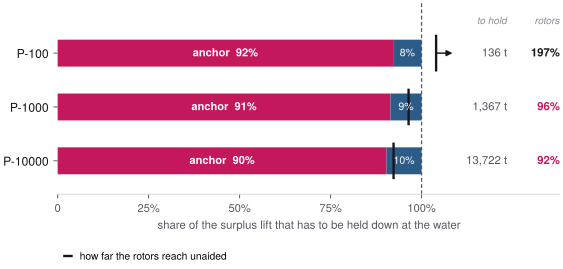

The script that drew this image:
#!/usr/bin/env python3
"""What holds a ship down at the water, as a fraction of what has to be held.

Absolute tonnes on a log axis hid the finding: 13,722 against 12,666 looks identical there,
and the whole point is that one is larger than the other. Normalised, the story is one glance
— the bar is the job, the blue tick is how far the rotors reach, and on two classes it stops
short of the end.
"""
import sys, pathlib
sys.path.insert(0, str(pathlib.Path(__file__).resolve().parent))
from _style import *          # noqa
import matplotlib.pyplot as plt

C = figures()['classes']
IDS = ['P100', 'P1000', 'P10000']
NAMES = {'P100': 'P-100', 'P1000': 'P-1000', 'P10000': 'P-10000'}

fig, ax = plt.subplots(figsize=(6.5, 2.5))
for row, cid in enumerate(IDS):
    d = C[cid]['descent']
    hold, rotor, bag = d['holdAtSourceT'], d['rotorCapT'], d['anchorT']
    y = -row
    bagf, rotf = bag / hold, (hold - bag) / hold
    ax.barh(y, bagf, height=0.5, color=ACCENT, edgecolor='none')
    ax.barh(y, rotf, left=bagf, height=0.5, color=COOL, edgecolor='none')
    ax.text(bagf / 2, y, f'anchor  {bagf*100:.0f}%', ha='center', va='center',
            fontsize=8.0, color='white', fontweight='bold')
    if rotf > 0.055:
        ax.text(bagf + rotf / 2, y, f'{rotf*100:.0f}%', ha='center', va='center',
                fontsize=7.6, color='white')
    # How far the rotors reach on their own. The P-100's marker would be at 197% and off the
    # axis, so it is clamped with an arrowhead — the number is in the right-hand column either
    # way, and a marker that leaves the plot is worse than one that says it did.
    reach = rotor / hold
    if reach <= 1.06:
        ax.plot([reach, reach], [y - 0.34, y + 0.34], color=INK, lw=1.7, solid_capstyle='butt')
    else:
        ax.plot([1.04, 1.04], [y - 0.34, y + 0.34], color=INK, lw=1.7, solid_capstyle='butt')
        ax.annotate('', xy=(1.085, y), xytext=(1.04, y),
                    arrowprops=dict(arrowstyle='-|>', color=INK, lw=1.1, shrinkA=0, shrinkB=0))
    ax.text(1.235, y, f'{hold:,.0f} t', va='center', ha='right', fontsize=8.2, color=MUTED)
    ax.text(1.38, y, f'{reach*100:.0f}%', va='center', ha='right', fontsize=8.2,
            color=INK if reach >= 1 else ACCENT, fontweight='bold')

ax.axvline(1.0, color=MUTED, lw=0.9, ls=(0, (3, 2)))
ax.plot([], [], color=INK, lw=1.7, label='how far the rotors reach unaided')
ax.legend(loc='lower left', bbox_to_anchor=(-0.005, -0.40), fontsize=7.4, handlelength=0.7)
ax.set_yticks([0, -1, -2]); ax.set_yticklabels([NAMES[i] for i in IDS], fontsize=8.8, color=INK)
ax.set_xlim(0, 1.38); ax.set_ylim(-2.62, 0.95)
ax.text(1.235, 0.50, 'to hold', ha='right', va='bottom', fontsize=7.2, color=FAINT,
        fontstyle='italic')
ax.text(1.38, 0.50, 'rotors', ha='right', va='bottom', fontsize=7.2, color=FAINT,
        fontstyle='italic')
ax.set_xticks([0, 0.25, 0.5, 0.75, 1.0])
ax.set_xticklabels(['0', '25%', '50%', '75%', '100%'])
ax.set_xlabel('share of the surplus lift that has to be held down at the water')
bare(ax, left=False)
save(fig, 'descent')
